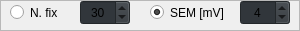
       <widget class="QFrame" name="b_frame_acq_type">
        <property name="geometry">
         <rect>
          <x>40</x>
          <y>269</y>
          <width>300</width>
          <height>31</height>
         </rect>
        </property>
        <property name="styleSheet">
         <string notr="true">#b_frame_acq_type {

border: 1px solid line;
border-top-style: none;

}</string>
        </property>
        <property name="frameShape">
         <enum>QFrame::StyledPanel</enum>
        </property>
        <property name="frameShadow">
         <enum>QFrame::Raised</enum>
        </property>
        <widget class="QRadioButton" name="b_radioButton_enable_fixed_nmb_measurements">
         <property name="geometry">
          <rect>
           <x>10</x>
           <y>0</y>
           <width>60</width>
           <height>25</height>
          </rect>
         </property>
         <property name="minimumSize">
          <size>
           <width>60</width>
           <height>25</height>
          </size>
         </property>
         <property name="maximumSize">
          <size>
           <width>60</width>
           <height>16777215</height>
          </size>
         </property>
         <property name="toolTip">
          <string extracomment="Use a fixed number of measurements in each position."/>
         </property>
         <property name="toolTipDuration">
          <number>3</number>
         </property>
         <property name="styleSheet">
          <string notr="true">border: none;</string>
         </property>
         <property name="text">
          <string>N. fix</string>
         </property>
        </widget>
        <widget class="QSpinBox" name="b_spinBox_n_measurements">
         <property name="geometry">
          <rect>
           <x>80</x>
           <y>0</y>
           <width>50</width>
           <height>25</height>
          </rect>
         </property>
         <property name="sizePolicy">
          <sizepolicy hsizetype="Fixed" vsizetype="Fixed">
           <horstretch>0</horstretch>
           <verstretch>0</verstretch>
          </sizepolicy>
         </property>
         <property name="minimumSize">
          <size>
           <width>50</width>
           <height>0</height>
          </size>
         </property>
         <property name="maximumSize">
          <size>
           <width>50</width>
           <height>25</height>
          </size>
         </property>
         <property name="styleSheet">
          <string notr="true">background: rgb(49, 54, 59);</string>
         </property>
         <property name="alignment">
          <set>Qt::AlignCenter</set>
         </property>
         <property name="minimum">
          <number>5</number>
         </property>
         <property name="value">
          <number>30</number>
         </property>
        </widget>
        <widget class="QRadioButton" name="b_radioButton_enable_sem_measurements">
         <property name="geometry">
          <rect>
           <x>150</x>
           <y>0</y>
           <width>90</width>
           <height>25</height>
          </rect>
         </property>
         <property name="minimumSize">
          <size>
           <width>90</width>
           <height>25</height>
          </size>
         </property>
         <property name="maximumSize">
          <size>
           <width>90</width>
           <height>16777215</height>
          </size>
         </property>
         <property name="toolTip">
          <string extracomment="Adjust number of measurements in each position so that the Standard Error of Mean is below the given value."/>
         </property>
         <property name="toolTipDuration">
          <number>3</number>
         </property>
         <property name="styleSheet">
          <string notr="true">border: none;</string>
         </property>
         <property name="text">
          <string>SEM [mV]</string>
         </property>
         <property name="checked">
          <bool>true</bool>
         </property>
        </widget>
        <widget class="QSpinBox" name="b_spinBox_sem">
         <property name="geometry">
          <rect>
           <x>240</x>
           <y>0</y>
           <width>50</width>
           <height>25</height>
          </rect>
         </property>
         <property name="sizePolicy">
          <sizepolicy hsizetype="Fixed" vsizetype="Fixed">
           <horstretch>0</horstretch>
           <verstretch>0</verstretch>
          </sizepolicy>
         </property>
         <property name="minimumSize">
          <size>
           <width>50</width>
           <height>0</height>
          </size>
         </property>
         <property name="maximumSize">
          <size>
           <width>50</width>
           <height>25</height>
          </size>
         </property>
         <property name="styleSheet">
          <string notr="true">background: rgb(49, 54, 59);</string>
         </property>
         <property name="alignment">
          <set>Qt::AlignCenter</set>
         </property>
         <property name="minimum">
          <number>1</number>
         </property>
         <property name="maximum">
          <number>1000</number>
         </property>
         <property name="singleStep">
          <number>1</number>
         </property>
         <property name="value">
          <number>4</number>
         </property>
        </widget>
       </widget>
